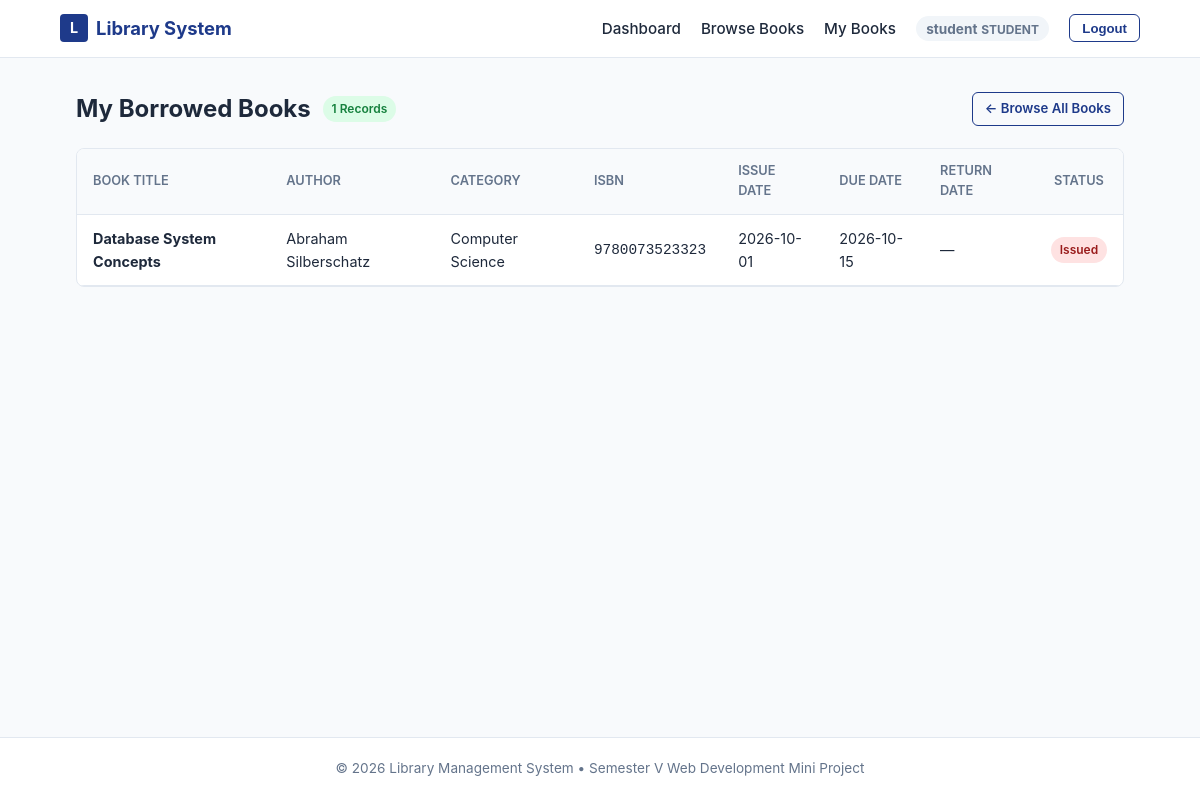
The page /student/my_books.php (signed in) on the database its author committed.
### tables this page shows
CREATE TABLE IF NOT EXISTS `issued_books` (
    `id` INT AUTO_INCREMENT PRIMARY KEY,
    `student_id` INT NOT NULL,
    `book_id` INT NOT NULL,
    `issue_date` DATE NOT NULL,
    `due_date` DATE NOT NULL,
    `return_date` DATE NULL DEFAULT NULL,
    `status` VARCHAR(20) NOT NULL DEFAULT 'issued',
    `created_at` TIMESTAMP DEFAULT CURRENT_TIMESTAMP,
    CONSTRAINT `fk_issued_student` 
        FOREIGN KEY (`student_id`) REFERENCES `students` (`id`) 
        ON DELETE RESTRICT ON UPDATE CASCADE,
    CONSTRAINT `fk_issued_book` 
        FOREIGN KEY (`book_id`) REFERENCES `books` (`id`) 
        ON DELETE RESTRICT ON UPDATE CASCADE
);

CREATE TABLE IF NOT EXISTS `books` (
    `id` INT AUTO_INCREMENT PRIMARY KEY,
    `book_name` VARCHAR(150) NOT NULL,
    `author` VARCHAR(100) NOT NULL,
    `category` VARCHAR(50) NOT NULL,
    `isbn` VARCHAR(30) NOT NULL UNIQUE,
    `publisher` VARCHAR(100) NOT NULL,
    `total_copies` INT NOT NULL DEFAULT 1,
    `available_copies` INT NOT NULL DEFAULT 1,
    `created_at` TIMESTAMP DEFAULT CURRENT_TIMESTAMP
);

### student/my_books.php (the view, shortened to what this page needs)
<?php
require_once __DIR__ . '/../config/database.php';
$user = get_logged_in_user();
$student_profile = null;
try {
    $stmt = $pdo->prepare("
        SELECT id, student_id, name FROM students
        WHERE user_id = :uid OR student_id = :uname
        LIMIT 1
    ");
    $stmt->execute([':uid' => $user['id'], ':uname' => $user['username']]);
    $student_profile = $stmt->fetch();
} catch (PDOException $e) {
    $error_message = "Failed to load student profile.";
}
$borrowed_books = [];
if ($student_profile) {
    try {
        $loanStmt = $pdo->prepare("
            SELECT
                ib.id,
                ib.issue_date,
                ib.due_date,
                ib.return_date,
                ib.status,
                b.book_name,
                b.author,
                b.isbn,
                b.category
            FROM issued_books ib
            JOIN books b ON ib.book_id = b.id
            WHERE ib.student_id = :sid
            ORDER BY ib.id DESC
        ");
        $loanStmt->execute([':sid' => $student_profile['id']]);
        $borrowed_books = $loanStmt->fetchAll();
    } catch (PDOException $e) {
        $error_message = "Failed to retrieve your borrowed books.";
    }
}
require_once __DIR__ . '/../includes/header.php';
?>
<main class="main-content">
    <div class="container">
        <div class="toolbar">
            <div class="toolbar-left">
                <h1 class="dashboard-title" style="margin: 0; font-size: 1.5rem;">My Borrowed Books</h1>
                <span class="stock-pill stock-in"><?php echo count($borrowed_books); ?> Records</span>
            </div>
            <div class="toolbar-right">
                <a href="books.php" class="btn btn-outline btn-sm">&larr; Browse All Books</a>
            </div>
        </div>
        <div class="table-wrapper">
            <?php if (count($borrowed_books) > 0): ?>
                <table class="table table-striped">
                    <thead>
                        <tr>
                            <th>Book Title</th>
                            <th>Author</th>
                            <th>Category</th>
                            <th>ISBN</th>
                            <th>Issue Date</th>
                            <th>Due Date</th>
                            <th>Return Date</th>
                            <th style="text-align: center;">Status</th>
                        </tr>
                    </thead>
                    <tbody>
                        <?php foreach ($borrowed_books as $row):
                            $is_active = (strtolower($row['status']) === 'issued');
                        ?>
                            <tr>
                                <td><strong><?php echo htmlspecialchars($row['book_name']); ?></strong></td>
                                <td><?php echo htmlspecialchars($row['author']); ?></td>
                                <td><?php echo htmlspecialchars($row['category']); ?></td>
                                <td><code><?php echo htmlspecialchars($row['isbn']); ?></code></td>
                                <td><?php echo htmlspecialchars($row['issue_date']); ?></td>
                                <td><?php echo htmlspecialchars($row['due_date']); ?></td>
                                <td><?php echo !empty($row['return_date']) ? htmlspecialchars($row['return_date']) : '&mdash;'; ?></td>
                                <td style="text-align: center;">
                                    <?php if ($is_active): ?>
                                        <span class="stock-pill stock-out">Issued</span>
                                    <?php else: ?>
                                        <span class="stock-pill stock-in">Returned</span>
                                    <?php endif; ?>
                                </td>
                            </tr>
                        <?php endforeach; ?>
                    </tbody>
                </table>
            <?php endif; ?>
        </div>
    </div>
</main>
<?php
require_once __DIR__ . '/../includes/footer.php';
?>

### css/style.css (style rules this page uses)
:root { --primary: #1e3a8a; --primary-hover: #1d4ed8; --text-main: #1e293b; --text-muted: #64748b; --bg-main: #f8fafc; --bg-card: #ffffff; --border: #e2e8f0; --font: -apple-system, BlinkMacSystemFont, "Segoe UI", Roboto, "Helvetica Neue", sans-serif; }
* { margin: 0; padding: 0; box-sizing: border-box; }
body { font-family: var(--font); background-color: var(--bg-main); color: var(--text-main); line-height: 1.6; display: flex; flex-direction: column; min-height: 100vh; }
.container { width: 92%; max-width: 1080px; margin: 0 auto; padding: 0 1rem; }
.main-content { flex: 1; padding: 2rem 0; }
.btn { display: inline-block; padding: 0.55rem 1.1rem; font-size: 0.9rem; font-weight: 600; text-align: center; text-decoration: none; border-radius: 6px; cursor: pointer; border: 1px solid transparent; transition: background 0.15s ease; }
.btn-outline { background: transparent; color: var(--primary); border-color: var(--primary); }
.btn-sm { padding: 0.35rem 0.75rem; font-size: 0.825rem; }
.dashboard-title { font-size: 1.5rem; font-weight: 700; margin: 0.25rem 0; }
.toolbar { display: flex; justify-content: space-between; align-items: center; margin-bottom: 1.25rem; flex-wrap: wrap; gap: 0.75rem; }
.toolbar-left, .toolbar-right { display: flex; align-items: center; gap: 0.75rem; }
.table-wrapper { background: var(--bg-card); border: 1px solid var(--border); border-radius: 8px; overflow-x: auto; margin-bottom: 1.5rem; }
.table { width: 100%; border-collapse: collapse; font-size: 0.9rem; text-align: left; }
.table th { background: #f8fafc; color: var(--text-muted); font-weight: 600; font-size: 0.8rem; text-transform: uppercase; padding: 0.75rem 1rem; border-bottom: 1px solid var(--border); }
.table td { padding: 0.75rem 1rem; border-bottom: 1px solid var(--border); vertical-align: middle; }
.stock-pill { display: inline-block; padding: 0.2rem 0.55rem; border-radius: 9999px; font-size: 0.75rem; font-weight: 600; }
.stock-in { background: #dcfce7; color: #15803d; }
.stock-out { background: #fee2e2; color: #991b1b; }

### rows shown on the page
issued_books: book.book_name "Database System Concepts", book.author "Abraham Silberschatz", book.category "Computer Science", book.isbn "9780073523323", issue_date "2026-10-01", due_date "2026-10-15", status "Issued"

### other values the page prints
$session_username "student"
$session_role "STUDENT"
count($borrowed_books) "1"
